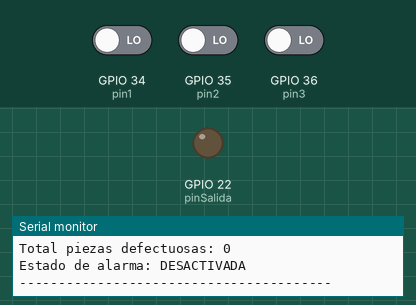
This sketch was run on a simulated ESP32. On the bench: output pins drawn as LEDs (lit = HIGH), the last lines printed to the serial monitor. Inputs (shaded band) come from the test bench; at power-on: GPIO 34 (pin1) LOW, GPIO 35 (pin2) LOW, GPIO 36 (pin3) LOW.

Above: at 11.2 s.
11.3 s: GPIO 34 (pin1) driven HIGH
22.3 s: GPIO 35 (pin2) driven HIGH
At 27.1 s:
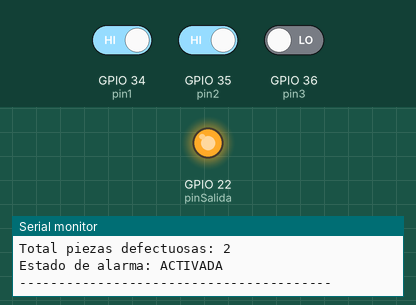
28.5 s: GPIO 35 (pin2) driven LOW
At 31.5 s:
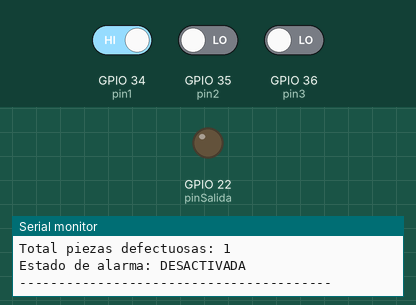
34.7 s: GPIO 36 (pin3) driven HIGH
At 37.2 s:
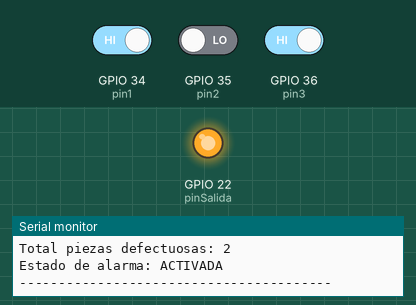
Timing chart, 0 to 38.7 s (numbered marks = the images above; inputs shaded):
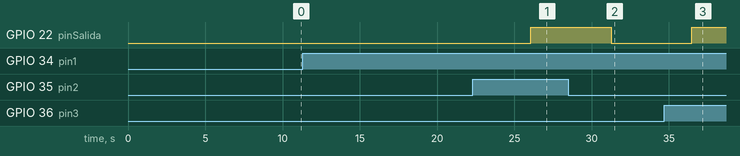

Measured:
- after the input at 22.3 s, GPIO 22 (pinSalida): LOW → HIGH after 3.8 s
- after the input at 28.5 s, GPIO 22 (pinSalida): HIGH → LOW after 2.8 s
- after the input at 34.7 s, GPIO 22 (pinSalida): LOW → HIGH after 1.8 s

The sketch:

ejercicio1puntoc.ino
```cpp
const int pin1 = 34;
const int pin2 = 35;
const int pin3 = 36;
const int pinSalida = 22;

void setup() {
 pinMode(pin1, INPUT);
 pinMode(pin2, INPUT);
 pinMode(pin3, INPUT);
 pinMode(pinSalida, OUTPUT);
 Serial.begin(9600);
}

void loop() {
 bool p1 = digitalRead(pin1);
 bool p2 = digitalRead(pin2);
 bool p3 = digitalRead(pin3);

 bool alarma = (p1 && p2) || (p2 && p3) || (p1 && p3);

 digitalWrite(pinSalida, alarma);

 Serial.println("----------------------------------------");
 Serial.println("Estado de las piezas:");
 Serial.print("Pieza 1: ");
 Serial.println(p1 ? "DEFECTUOSA" : "CORRECTA");
 Serial.print("Pieza 2: ");
 Serial.println(p2 ? "DEFECTUOSA" : "CORRECTA");
 Serial.print("Pieza 3: ");
 Serial.println(p3 ? "DEFECTUOSA" : "CORRECTA");
 Serial.println("----------------------------------------");

 int contadorDefectos = p1 + p2 + p3;
 Serial.print("Total piezas defectuosas: ");
 Serial.println(contadorDefectos);
 Serial.print("Estado de alarma: ");
 Serial.println(alarma ? "ACTIVADA" : "DESACTIVADA");
 Serial.println("----------------------------------------\n");

 delay(5000);
}
```
